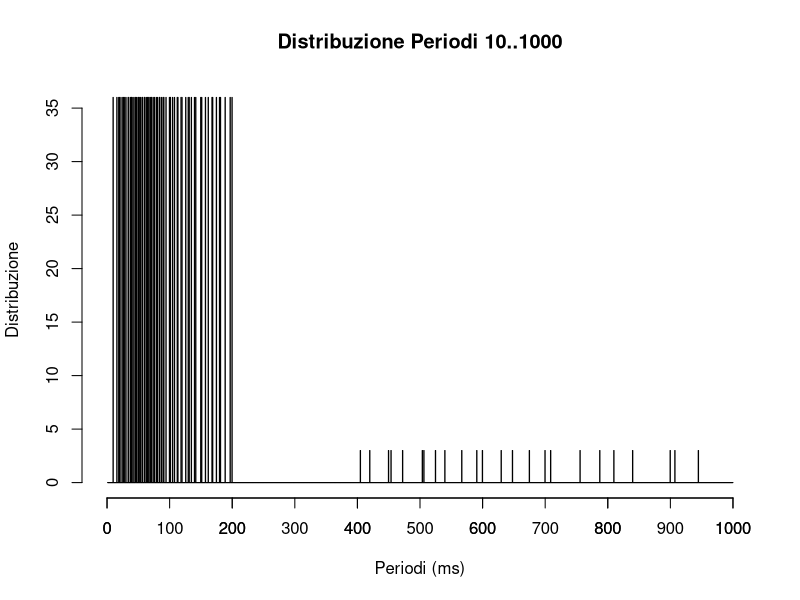

Source code (R):
periods_10_100 = c(10000,15750,18900,20000,22500,25200,26250,28350,30240,33750,35000,37800,39375,40000,42000,45000,45360,47250,50000,50400,52500,54000,56250,56700,60000,60480,63000,64800,65625,67500,70000,70875,72000,75000,75600,78750,81000,84000,84375,87500,90000,90720,94500,100000)
periods_10_100_1 = c(10, 15.750, 18.9, 20, 22.5)
options(scipen = 999)

periods_10_200 = c(10000,15750,18900,20000,22500,25200,26250,28350,30240,33750,35000,37800,39375,40000,42000,45000,45360,47250,50000,50400,52500,54000,56250,56700,60000,60480,63000,64800,65625,67500,70000,70875,72000,75000,75600,78750,81000,84000,84375,87500,90000,90720,94500,100000,100800,101250,105000,108000,112500,113400,118125,120000,126000,129600,131250,135000,140000,141750,150000,151200,157500,162000,168000,168750,175000,180000,181440,189000,196875,200000)
periods_long = c(405000,420000,450000,453600,472500,504000,506250,525000,540000,567000,590625,600000,630000,648000,675000,700000,708750,756000,787500,810000,840000,900000,907200,945000)
periods_10_200_with_long = vector()
for (i in 1:36){
  print(i)
  periods_10_200_with_long = append(periods_10_200_with_long, periods_10_200)  
}
for (i in 1:3){
  periods_10_200_with_long = append(periods_10_200_with_long, periods_long) 
}

hist(periods_10_200_with_long/1000, breaks = seq(1,1000, 0.5),labels=seq(0,100,10), main = "Distribuzione Periodi 10..1000", xlab = "Periodi (ms)", ylab = "Distribuzione", xlim=c(0,1000), yaxp=c(0,36,36))
axis(side=1, at=seq(0,1000, 100))

